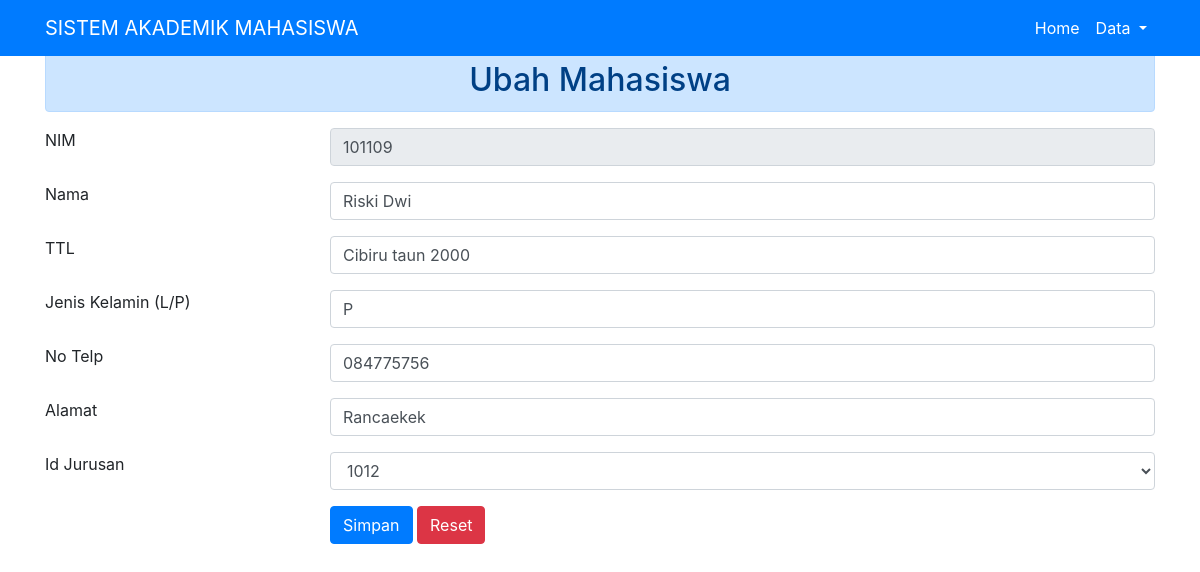
The page /VIEW/CRUD/mahasiswa_ubah.php?NIM=101109 on the database its author committed.
### tables this page shows
CREATE TABLE `mahasiswa` (
  `nim` int(11) NOT NULL,
  `nama` varchar(50) NOT NULL,
  `ttl` text NOT NULL,
  `jk` varchar(15) NOT NULL,
  `no_tlp` varchar(15) NOT NULL,
  `alamat` text NOT NULL,
  `id_jurusan` int(11) NOT NULL
);

CREATE TABLE `jurusan` (
  `id_jurusan` int(11) NOT NULL,
  `id_fakultas` int(11) NOT NULL,
  `nama_jurusan` varchar(50) NOT NULL
);

### VIEW/CRUD/DAO/function.php (called while the page is built, shortened)
<?php
function dbConnect()
{
    $db = new mysqli("localhost:3306", "root", "", "uas_basdat");
    return $db;
}
function getListJurusan()
{
    $db = dbConnect();
    if ($db->errno == 0) {
        $res = $db->query("SELECT id_jurusan FROM jurusan");
        if ($res) {
            $data = $res->fetch_all(MYSQLI_ASSOC);
            return $data;
        } else
            return false;
    } else
        return false;
}
function getDataMahasiswa($NIM)
{
    $db = dbConnect();
    if ($db->errno == 0) {
        $res = $db->query("SELECT * FROM mahasiswa WHERE nim='$NIM'");
        if ($res) {
            $data = $res->fetch_assoc();
            return $data;
        } else
            return false;
    } else
        return false;
}
?>

### VIEW/CRUD/mahasiswa_ubah.php (the view, shortened to what this page needs)
<!doctype html>
<html lang="en">
<?php
include_once("DAO/function.php");
?>
<head>
    <link rel="stylesheet" href="https://stackpath.bootstrapcdn.com/bootstrap/4.5.0/css/bootstrap.min.css">
</head>
<body>
<nav class="navbar navbar-expand-lg  navbar-light bg-primary fixed-top">
		<div class="container">
			<a class="navbar-brand text-white" href="#">SISTEM AKADEMIK MAHASISWA</a>
			<div class="collapse navbar-collapse" id="navbarNav">
				<ul class="navbar-nav ml-auto">
					<li class="nav-item active">
						<a class="nav-link text-white " href="#">Home <span class="sr-only">(current)</span></a>
					</li>
					<li class="nav-item dropdown">
						<a class="nav-link dropdown-toggle text-white" href="#" id="navbarDropdown" role="button" data-toggle="dropdown" aria-haspopup="true" aria-expanded="false">
							Data
						</a>
					</li>
				</ul>
			</div>
		</div>
	</nav>
    <div class="container">
        <h2 class="alert alert-primary text-center mt-5">Ubah Mahasiswa</h2>
        <?php
        if (isset($_GET["NIM"])) {
            $db = dbConnect();
            $NIM = $db->escape_string($_GET["NIM"]);
            $dataruang = getDataMahasiswa($NIM);
            if ($dataruang) {
        ?>
                <form action="mahasiswa_simpan_ubah.php" method="post" name="frm">
                    <div class="form-group">
                        <div class="row">
                            <div class="col-md-3">
                                <label for="NIM">NIM</label>
                            </div>
                            <div class="col-md-9">
                                <input type="text" name="NIM" id="NIM" class="form-control" placeholder="masukan NIM " value="<?php echo $dataruang["nim"]; ?>" readonly>
                            </div>
                        </div>
                    </div>
                    <div class="form-group">
                        <div class="row">
                            <div class="col-md-3">
                                <label for="Nama">Nama</label>
                            </div>
                            <div class="col-md-9">
                                <input type="text" name="Nama" id="Nama" class="form-control" placeholder="masukan Nama dosen" value="<?php echo $dataruang["nama"]; ?>">
                            </div>
                        </div>
                    </div>
                    <div class="form-group">
                        <div class="row">
                            <div class="col-md-3">
                                <label for="ttl">TTL</label>
                            </div>
                            <div class="col-md-9">
                                <input type="text" name="TTL" id="ttl" class="form-control" placeholder="masukan ttl dosen" value="<?php echo $dataruang["ttl"]; ?>">
                            </div>
                        </div>
                    </div>
                    <div class="form-group">
                        <div class="row">
                            <div class="col-md-3">
                                <label for="jk">Jenis Kelamin (L/P) </label>
                            </div>
                            <div class="col-md-9">
                                <input type="text" name="JK" id="jk" class="form-control" placeholder="masukan jenis kelamin dosen L/P" value="<?php echo $dataruang["jk"]; ?>">
                            </div>
                        </div>
                    </div>
                    <div class="form-group">
                        <div class="row">
                            <div class="col-md-3">
                                <label for="NoTlp">No Telp</label>
                            </div>
                            <div class="col-md-9">
                                <input type="text" name="NoTlp" id="NoTlp" class="form-control" placeholder="masukan no telp mahasiswa" value="<?php echo $dataruang["no_tlp"]; ?>">
                            </div>
                        </div>
                    </div>
                    <div class="form-group">
                        <div class="row">
                            <div class="col-md-3">
                                <label for="Alamat">Alamat</label>
                            </div>
                            <div class="col-md-9">
                                <input type="text" name="Alamat" id="Alamat" class="form-control" placeholder="masukan alamat dosen" value="<?php echo $dataruang["alamat"]; ?>">
                            </div>
                        </div>
                    </div>
                    <div class="form-group">
                        <div class="row mt-3">
                            <div class="col-md-3">
                                <label for="IdJurusan">Id Jurusan</label>
                            </div>
                            <div class="col-md-9">
                                <select name="IdJurusan" id="IdJurusan" class="form-control">
                                    <?php
                                    $data = getListJurusan();
                                    foreach ($data as $barisdata) {
                                        echo "<option value=\"" . $barisdata["id_jurusan"] . "\" " . ($barisdata["id_jurusan"]==$dataruang["id_jurusan"]?"selected":"") .">". $barisdata["id_jurusan"] . "</option>\n";
                                    }
                                    ?>
                                </select>
                            </div>
                        </div>
                    </div>
                    <div class="form-group">
                        <div class="row mt-3">
                            <div class="col-md-3">
                            </div>
                            <div class="col-md-9">
                                <button type="submit" class="btn btn-primary" name="TblUpdate">Simpan</button>
                                <button type="reset" class="btn btn-danger">Reset</button>
                            </div>
                        </div>
                    </div>
                </form>
        <?php
            } else
                echo "Data tidak ditemukan";
        } else
            echo "Data Tidak ada";
        ?>
    </div>
</body>
</html>

### rows shown on the page
mahasiswa: NIM "101109", Nama "Riski Dwi", TTL "Cibiru taun 2000", JK "P", NoTlp "084775756", Alamat "Rancaekek", IdJurusan "1012"
